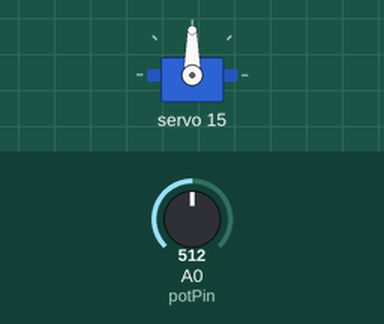
Simulated run of this sketch. Board: Arduino Uno, built with avr-gcc and run on an emulated ATmega328P. Parts: servo. The inputs (shaded band) are chosen by the test bench; at power-on: A0 (potPin) = 512.

Above: at 1.2 s.
1.3 s: A0 (potPin) set to 610
At 2.5 s:
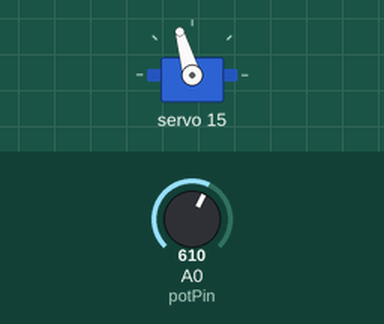
2.8 s: A0 (potPin) set to 716
At 3.6 s:
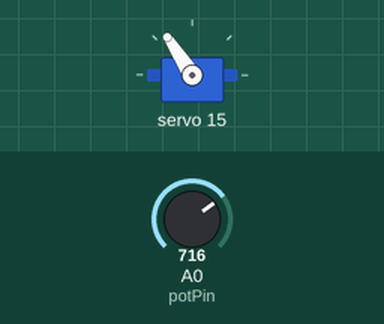
4.3 s: A0 (potPin) set to 900
At 4.7 s:
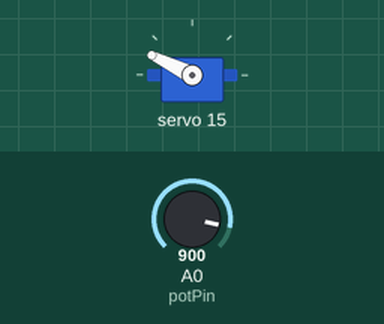
5.8 s: A0 (potPin) set to 1023
At 7.0 s:
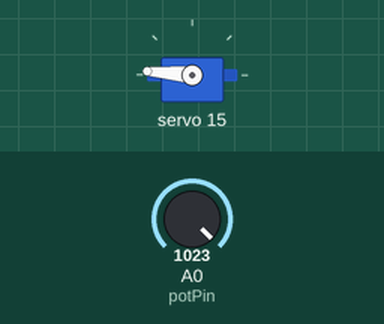
7.3 s: A0 (potPin) set to 306
At 8.2 s:
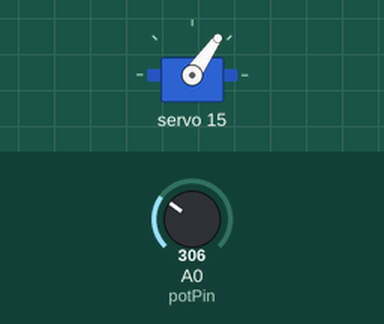
Timing chart, 0 to 9.8 s (numbered marks = the images above; inputs shaded):
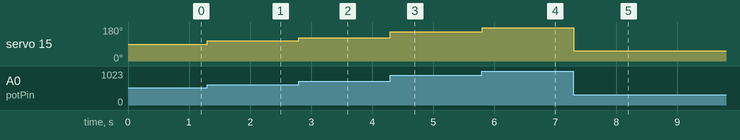

Measured:
- after the input at 1.3 s, servo 15: 90° → 106° at once
- after the input at 2.8 s, servo 15: 106° → 123° at once
- after the input at 4.3 s, servo 15: 123° → 154° at once
- after the input at 5.8 s, servo 15: 154° → 175° at once
- after the input at 7.3 s, servo 15: 175° → 55° at once

The sketch:

Servo_Testing.ino
```cpp
#include <Wire.h>
#include <Adafruit_PWMServoDriver.h>
#include <Servo.h>

// This code is for testing the PCA9865 Servo and DS3240 Servos

// Variable Declerations
Adafruit_PWMServoDriver pwm = Adafruit_PWMServoDriver();

#define SERVOMIN 150
#define SERVOMAX 600
#define USMIN 600 // Position 0
#define USMAX 2350 // Position 180
#define SERVO_FREQ 50

int pulse_width;

// Motor pins
int servoPin = 15;

// Pot pins
int potPin = A0;

void setup(){

  pwm.begin();
  pwm.setPWMFreq(SERVO_FREQ);

}

void loop(){
  moveMotor(potPin, servoPin);
}

void moveMotor(int controlIn, int motorOut)
{
  int potVal = analogRead(controlIn);                       // Read potentiometer value (0–1023)
  int degrees = map(potVal, 0, 1023, 0, 180);               // Map to 0–180 degrees
  int pulse_wide = map(degrees, 0, 180, USMIN, USMAX);      // Convert degrees to microseconds
  int pulse_width = int(float(pulse_wide) / 1000000 * SERVO_FREQ * 4096); // Convert to PWM steps

  pwm.setPWM(motorOut, 0, pulse_width);
}
```
